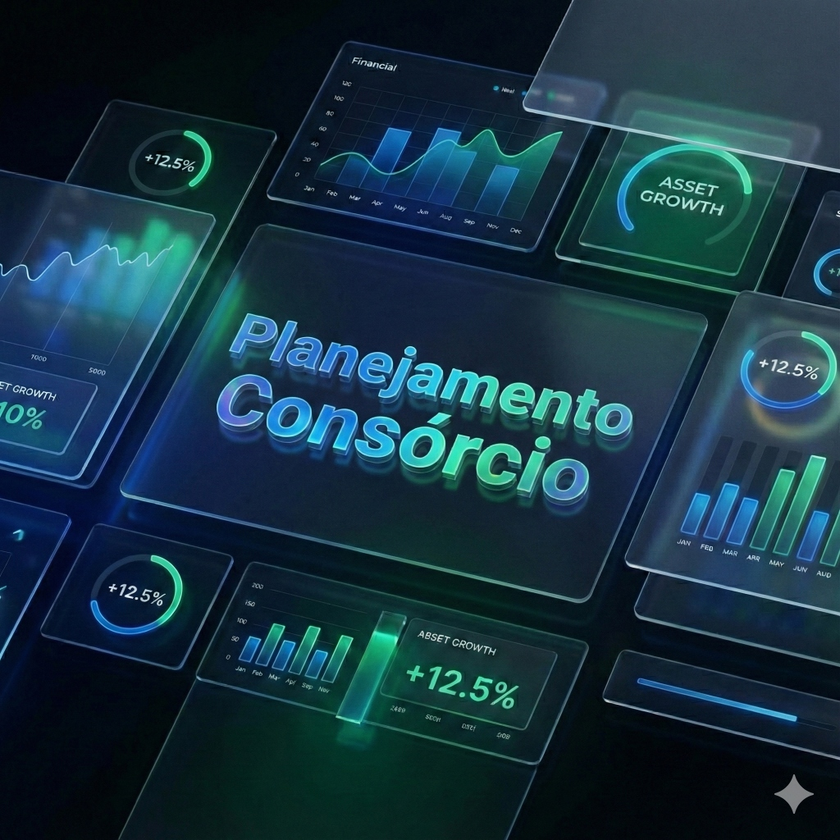
#> input picture webapp/assets/splash-dark.png, 840 x 840 px, shrunk from 1024 x 1024 before the run
$ python extract_icon.py webapp/assets/splash-dark.png webapp/assets/splash.png
#> lines starting #> are read from the running program, lines starting #| are printed output that depends on the picture; after the words box and inside, x2 and y2 are one past the last pixel; in counts of white or black regions, pixels touching at a corner belong together
import cv2
import numpy as np
import sys

def extract_largest_icon(image_path, output_path):
    # Load image
#> called with image_path = 'webapp/assets/splash-dark.png', output_path = 'webapp/assets/splash.png'
    img = cv2.imread(image_path)
#> img is the input picture: shape (840, 840, 3); mean B, G, R 64.3, 50.5, 22
    if img is None:
        print(f"Error: Could not load image {image_path}")
        sys.exit(1)

    # Convert to grayscale
    gray = cv2.cvtColor(img, cv2.COLOR_BGR2GRAY)
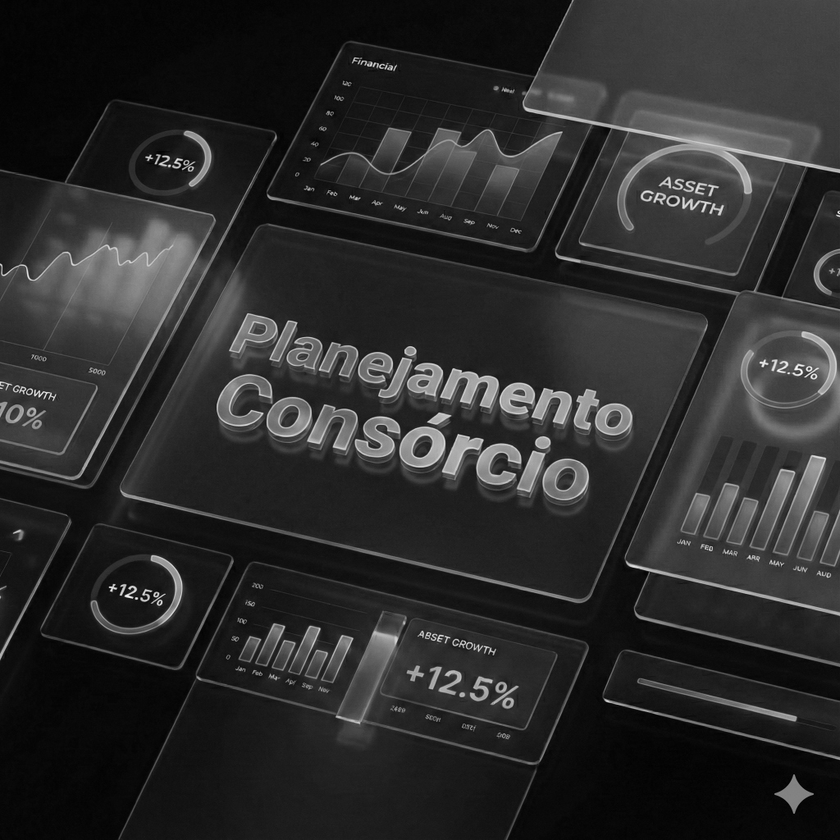
#> gray: shape (840, 840); min 0, max 252, mean 43.5

    # Apply adaptive threshold to handle potential lighting variations or text
    # Or simpler: Canny edge detection
    edges = cv2.Canny(gray, 50, 150)
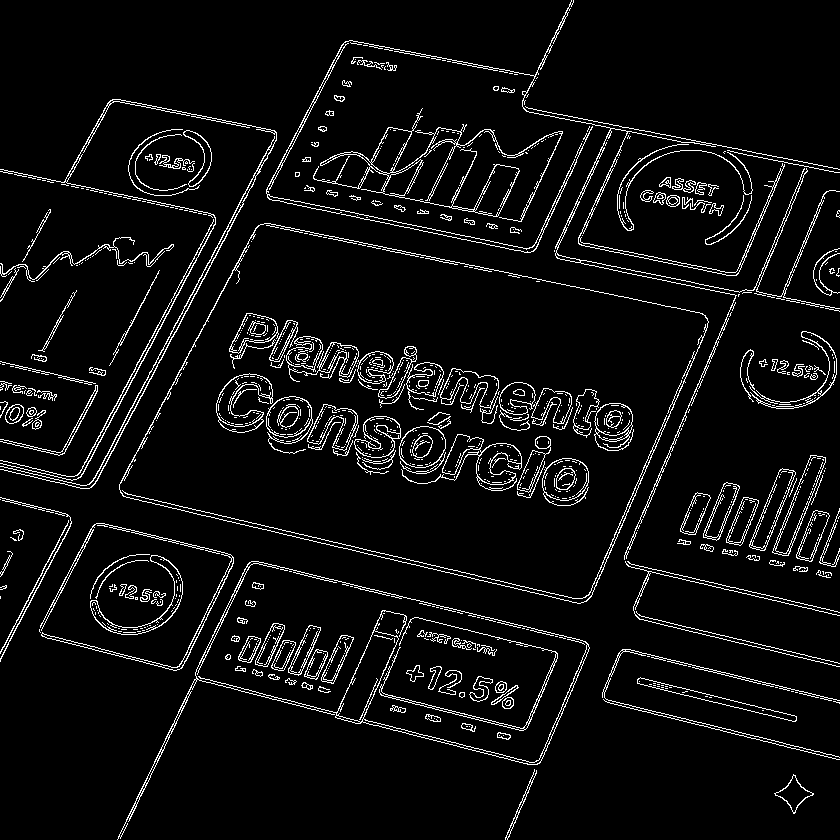
#> edges: shape (840, 840); 5.8% white in thin lines or dots

    # Find contours
    contours, _ = cv2.findContours(edges, cv2.RETR_EXTERNAL, cv2.CHAIN_APPROX_SIMPLE)
#> contours = 358 contours, 265 with area under 20; largest, box (x1, y1, x2, y2) and area: (119, 223, 709, 604) 144072, (117, 561, 590, 840) 4025, (313, 108, 563, 222) 3752, (266, 0, 840, 560) 2360, (772, 455, 826, 556) 1694

    largest_cnt = None
    max_area = 0

    for cnt in contours:
        x, y, w, h = cv2.boundingRect(cnt)
        aspect_ratio = float(w)/h
        area = w * h

        # Filter for squares (allow slight deviation)
        if 0.8 < aspect_ratio < 1.2 and area > 10000:
            if area > max_area:
                max_area = area
                largest_cnt = cnt
#> this loop made 358 passes
#> (x, y, w, h, aspect_ratio, area, max_area) on passes 223, 358: (0, 219, 214, 258, 0.829, 55212, 55212), (266, 0, 574, 560, 1.02, 321440, 321440)
#> (x, y, w, h, aspect_ratio, area) on passes 1 to 6: (774, 774, 40, 40, 1, 1600), (505, 769, 32, 71, 0.451, 2272), (497, 732, 14, 8, 1.75, 112), (461, 723, 15, 9, 1.67, 135), (425, 714, 16, 8, 2, 128), (390, 705, 16, 8, 2, 128)
#> after the loop, largest_cnt = contour of 4378 points, box (x1, y1, x2, y2) (266, 0, 840, 560), area 2360; max_area = 321440

    if largest_cnt is not None:
        x, y, w, h = cv2.boundingRect(largest_cnt)
        # Crop
        crop = img[y:y+h, x:x+w]
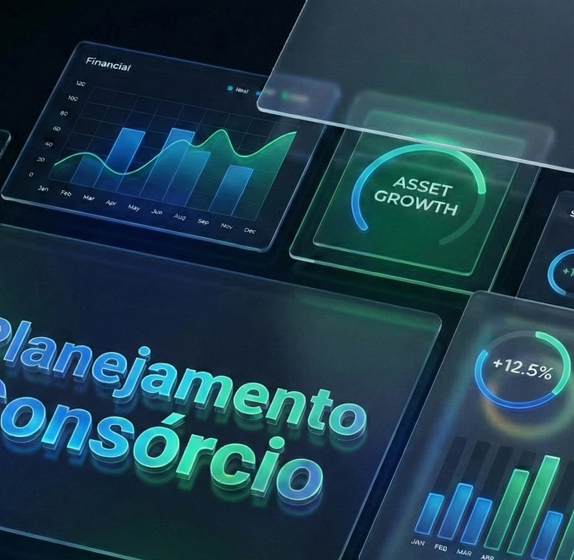
#> crop: shape (560, 574, 3); mean B, G, R 78.2, 63.1, 30.6
        cv2.imwrite(output_path, crop)
        print(f"Successfully extracted icon: {w}x{h}")
#| Successfully extracted icon: 574x560
    else:
        print("No suitable icon found.")
        sys.exit(1)

if __name__ == "__main__":
    if len(sys.argv) < 3:
        print("Usage: python script.py <input_image> <output_image>")
        sys.exit(1)

    extract_largest_icon(sys.argv[1], sys.argv[2])
